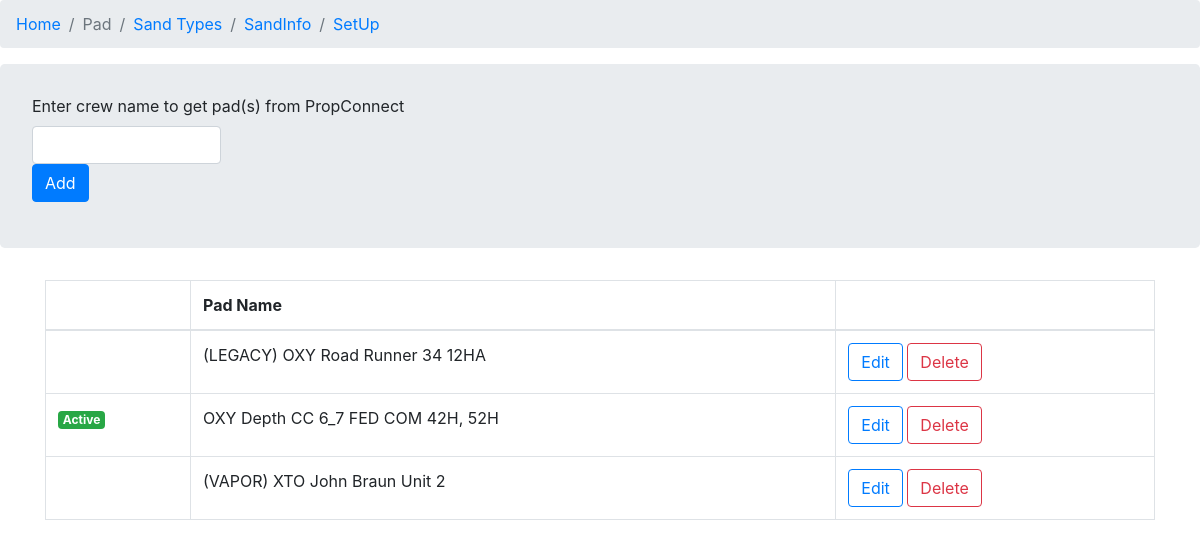
Page /pad on the committed database.
### projects/models.py (models this page shows, shortened)
class Pad(models.Model):
    name = models.CharField(max_length=200)
    job_id = models.CharField(max_length=200, null=True)
    crew_name = models.CharField(max_length=200, null=True)
    working_status = models.BooleanField(default=False, null=True)
    created = models.DateTimeField(auto_now_add=True)

### projects/views.py (the view, shortened to what this page needs)
# urls.py: path('pad', views.get_all_active_jobs, name='pad'),
def get_all_active_jobs(request):
    active_jobs = Pad.objects.all()
    context = {'active_jobs': active_jobs}
    return render(request, 'projects/pads.html', context)

### templates/projects/pads.html (shortened to what this page needs)
<!DOCTYPE html>
<html lang="en">
<head>
    <link rel="stylesheet" href="https://stackpath.bootstrapcdn.com/bootstrap/4.1.3/css/bootstrap.min.css">
</head>
<body>
    <nav aria-label="breadcrumb">
        <ol class="breadcrumb">
          <li class="breadcrumb-item active"><a href="{% url 'home' %}">Home</a></li>
          <li class="breadcrumb-item active" aria-current="page">Pad</li>
          <li class="breadcrumb-item"><a href="{% url 'sand_types' %}">Sand Types</a></li>
          <li class="breadcrumb-item"><a href="{% url 'sandInfo' %}">SandInfo</a></li>
          <li class="breadcrumb-item"><a href="{% url 'setup_job' %}">SetUp</a></li>
        </ol>
    </nav>
    <div class="jumbotron">
        <form method="POST">
            <div class="form-group">
                <label for="inputBoxNumber">Enter crew name to get pad(s) from PropConnect</label>
                <input type="text" class="col-2 form-control" name="crew" id="inputBoxNumber" required>
                <button type="submit" class="btn btn-primary">Add</button>
            </div>
        </form>
    </div>
    <div class="container">
        <table class="table table-bordered">
        <thead>
            <tr>
            <th scope="col"></th>
            <th scope="col">Pad Name</th>
            <th scope="col"></th>
            </tr>
        </thead>
        <tbody>
            {% for pad in active_jobs %}
            <tr>
            <td>{% if pad.working_status %} <span class="badge badge-success">Active</span>{% endif %}</td>
            <td>{{ pad.name }}</td>
            <td><a href="{% url 'update_pad' pad.id %}"><button class="btn btn-outline-primary">Edit</button></a>
                <a href="{% url 'delete_pad' pad.id %}"><button class="btn btn-outline-danger">Delete</button></a></td>
            </tr>
            {% endfor %}
        </tbody>
        </table>
</body>
</html>

### templates/projects/pads.html (style rules this page uses)
.jumbotron { padding-top: 30px; padding-bottom: 30px; }

### rows in the picture
Pad: name "(LEGACY) OXY Road Runner 34 12HA"
Pad: working_status "Active", name "OXY Depth CC 6_7 FED COM 42H, 52H"
Pad: name "(VAPOR) XTO John Braun Unit 2"
